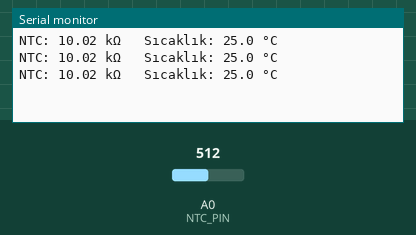
Recording of a sketch running on a simulated Arduino Uno, built with avr-gcc and run on an emulated ATmega328P. On the bench: the last lines printed to the serial monitor. Inputs (shaded band) come from the test bench; at power-on: A0 (NTC_PIN) = 512.

Above: at 1.3 s.
1.4 s: A0 (NTC_PIN) set to 1004
At 1.9 s:
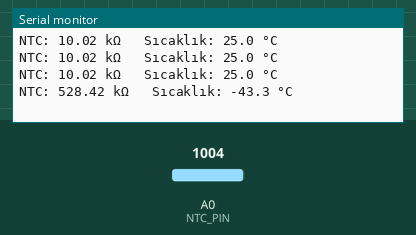
2.9 s: A0 (NTC_PIN) set to 1023
At 3.4 s:
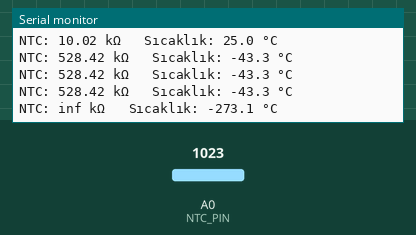

The sketch:

termometre.ino
```cpp
// Termometre: 10 kΩ'luk direnç (üstte) ile 10 kΩ'luk NTC (altta) bir gerilim bölücüdür.
// Arduino okunan değerden NTC'nin direncini bulur ve B parametresi denklemiyle sıcaklığa çevirir:
//   1/T = 1/T25 + ln(R/R25) / B      (Vishay NTCLE100E3103: R25 = 10 kΩ, B = 3977 K)
const int NTC_PIN = A0;
const float SERIES = 10000.0;
const float R25 = 10000.0;
const float BETA = 3977.0;

void setup() {
  Serial.begin(9600);
}

void loop() {
  int code = analogRead(NTC_PIN);
  float resistance = SERIES * code / (1023.0 - code);
  float kelvin = 1.0 / (1.0 / 298.15 + log(resistance / R25) / BETA);
  Serial.print("NTC: ");
  Serial.print(resistance / 1000.0, 2);
  Serial.print(" kΩ   Sıcaklık: ");
  Serial.print(kelvin - 273.15, 1);
  Serial.println(" °C");
  delay(500);
}
```

Measured:
- the behaviour switches between 1022 and 1023 on A0 (NTC_PIN) (found by bisection; images 1 and 2)
- after the input at 1.4 s, the serial monitor: prints a new line after 0.10 s (image 1)
- after the input at 2.9 s, the serial monitor: prints a new line after 0.11 s (image 2)
